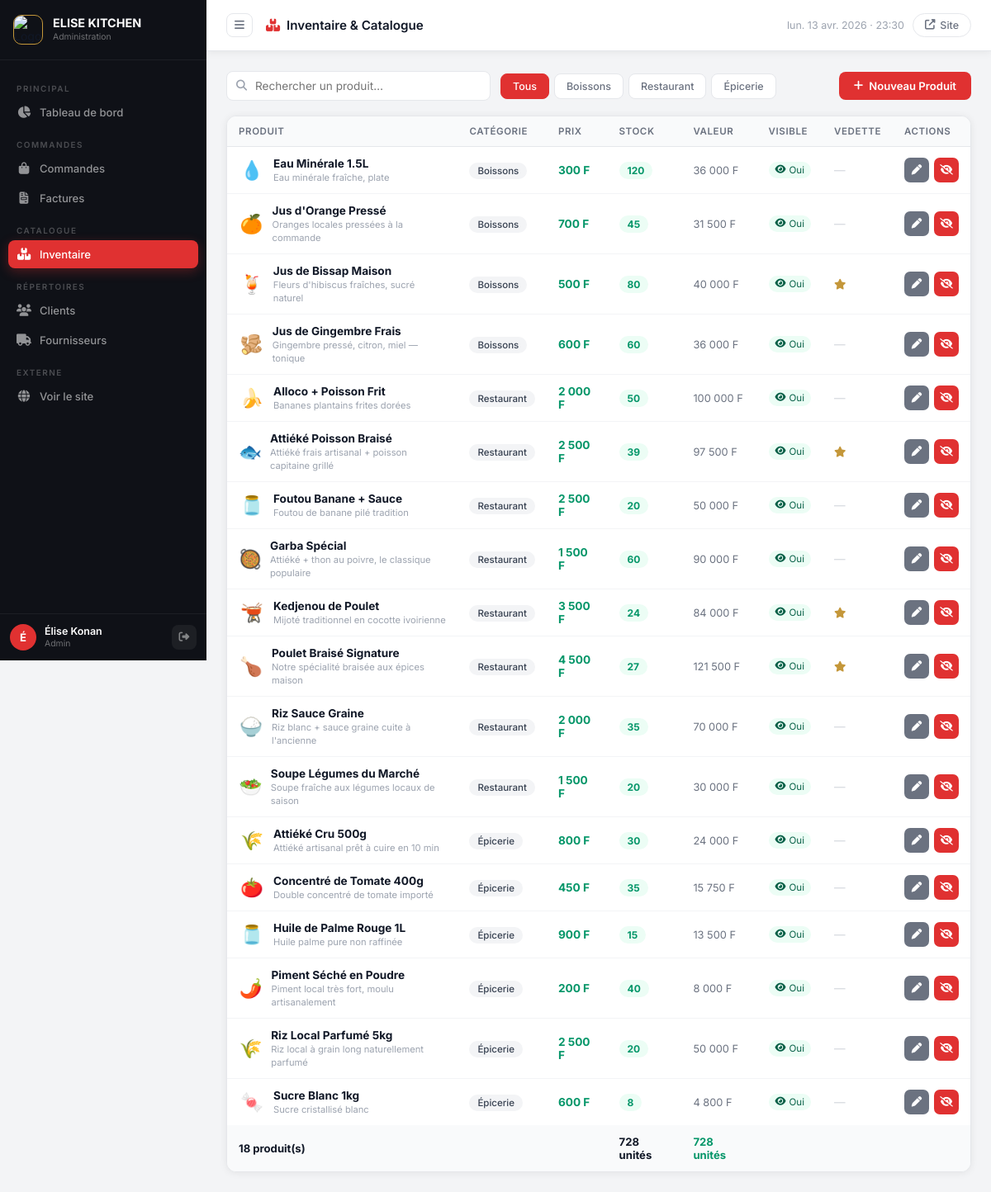
The page /admin/inventaire (signed in) on the database its author committed.
### tables this page shows
CREATE TABLE produits (
    id                INTEGER PRIMARY KEY AUTOINCREMENT,
    nom               TEXT NOT NULL,
    categorie         TEXT NOT NULL DEFAULT 'Restaurant',
    prix              REAL NOT NULL DEFAULT 0,
    quantite          INTEGER NOT NULL DEFAULT 0,
    description       TEXT,
    description_courte TEXT,
    emoji             TEXT DEFAULT '🍽️',
    disponible        INTEGER DEFAULT 1,
    en_vedette        INTEGER DEFAULT 0,
    temps_prep        INTEGER DEFAULT 20,
    created_at        TEXT DEFAULT (datetime('now','localtime'))
);

### app.py (the view)
@app.route('/admin/inventaire')
@login_required
def admin_inventaire():
    cat = request.args.get('cat', '')
    q   = request.args.get('q', '')
    sql = "SELECT * FROM produits WHERE 1=1"
    args = []
    if cat:
        sql += " AND categorie=?"; args.append(cat)
    if q:
        sql += " AND (nom LIKE ? OR description_courte LIKE ?)"; args += [f'%{q}%', f'%{q}%']
    sql += " ORDER BY categorie, nom"
    produits = qry(sql, args)
    categories = [r['categorie'] for r in qry("SELECT DISTINCT categorie FROM produits ORDER BY categorie")]
    return render_template('admin/inventaire.html', produits=produits, categories=categories, cat=cat, q=q)

### app.py (called while the page is built)
def get_db():
    if 'db' not in g:
        g.db = sqlite3.connect(
            app.config['DATABASE'],
            detect_types=sqlite3.PARSE_DECLTYPES
        )
        g.db.row_factory = sqlite3.Row
        g.db.execute("PRAGMA journal_mode=WAL")
        g.db.execute("PRAGMA foreign_keys=ON")
    return g.db

def qry(sql, args=(), one=False):
    cur = get_db().execute(sql, args)
    rows = [dict(r) for r in cur.fetchall()]
    return rows[0] if one and rows else (None if one else rows)

def login_required(f):
    @wraps(f)
    def deco(*a, **kw):
        if 'admin_id' not in session:
            flash("Veuillez vous connecter.", "warning")
            return redirect(url_for('admin_login'))
        return f(*a, **kw)
    return deco

@app.template_filter('fcfa')
def fcfa(v):
    try:
        return f"{float(v):,.0f}".replace(',', ' ')
    except Exception:
        return '0'

@app.context_processor
def inject_globals():
    ctx = {'nouvelles_commandes': 0, 'annee': datetime.now().year}
    if 'admin_id' in session:
        try:
            row = qry("SELECT COUNT(*) as n FROM commandes WHERE statut='nouvelle'", one=True)
            ctx['nouvelles_commandes'] = row['n'] if row else 0
        except Exception:
            pass
    return ctx

### templates/admin/inventaire.html (shortened to what this page needs)
{% extends "admin/base.html" %}
{% block page_title %}<i class="fas fa-boxes-stacked" style="color:#E03131;margin-right:8px;"></i>Inventaire & Catalogue{% endblock %}
{% block content %}
<div class="admin-toolbar">
    <div class="search-admin">
        <i class="fas fa-search"></i>
        <input type="text" id="searchInput" placeholder="Rechercher un produit…" value="{{ q }}">
    </div>
    <div class="filter-tabs">
        <a href="{{ url_for('admin_inventaire') }}" class="filter-tab {% if not cat %}active{% endif %}">Tous</a>
        {% for c in categories %}
        <a href="{{ url_for('admin_inventaire', cat=c) }}" class="filter-tab {% if cat == c %}active{% endif %}">{{ c }}</a>
        {% endfor %}
    </div>
    <a href="{{ url_for('admin_ajouter_produit') }}" class="btn-add"><i class="fas fa-plus"></i> Nouveau Produit</a>
</div>
<div class="panel">
    <div style="overflow-x:auto;">
        <table class="admin-table" id="inventaireTable">
            <thead>
                <tr><th>Produit</th><th>Catégorie</th><th>Prix</th><th>Stock</th><th>Valeur</th><th>Visible</th><th>Vedette</th><th>Actions</th></tr>
            </thead>
            <tbody>
                {% for p in produits %}
                <tr style="{% if p.quantite == 0 %}background:#FFF5F5;{% elif p.quantite < 5 %}background:#FFFBEB;{% endif %}">
                    <td>
                        <div style="display:flex;align-items:center;gap:10px;">
                            <span style="font-size:1.4rem;width:32px;text-align:center;">{{ p.emoji or '🍽️' }}</span>
                            <div>
                                <strong style="color:#111827;">{{ p.nom }}</strong>
                                {% if p.description_courte %}
                                <br><span style="font-size:.7rem;color:#9CA3AF;">{{ p.description_courte | truncate(45, True, '…') }}</span>
                                {% endif %}
                            </div>
                        </div>
                    </td>
                    <td><span style="background:#F3F4F6;color:#374151;padding:3px 10px;border-radius:100px;font-size:.72rem;font-weight:500;">{{ p.categorie }}</span></td>
                    <td style="font-weight:700;color:#059669;">{{ p.prix | fcfa }} F</td>
                    <td>
                        <span class="alert-qty {% if p.quantite == 0 %}qty-zero{% elif p.quantite < 5 %}qty-low{% else %}qty-ok{% endif %}">
                            {{ p.quantite }}
                        </span>
                    </td>
                    <td style="color:#6B7280;font-size:.8rem;">{{ (p.prix * p.quantite) | fcfa }} F</td>
                    <td>
                        <span style="display:inline-flex;align-items:center;gap:4px;font-size:.72rem;padding:3px 8px;border-radius:100px;
                            {% if p.disponible %}background:#ECFDF5;color:#065F46;{% else %}background:#F3F4F6;color:#9CA3AF;{% endif %}">
                            <i class="fas fa-{% if p.disponible %}eye{% else %}eye-slash{% endif %}"></i>
                            {{ 'Oui' if p.disponible else 'Non' }}
                        </span>
                    </td>
                    <td>
                        {% if p.en_vedette %}<span style="color:#C4973A;font-size:.8rem;"><i class="fas fa-star"></i></span>
                        {% else %}<span style="color:#D1D5DB;">—</span>{% endif %}
                    </td>
                    <td>
                        <div class="btn-acts">
                            <a href="{{ url_for('admin_modifier_produit', id=p.id) }}" class="btn-act btn-edit" title="Modifier"><i class="fas fa-pen"></i></a>
                            <a href="{{ url_for('admin_supprimer_produit', id=p.id) }}" class="btn-act btn-del" title="Désactiver"
                               onclick="return confirm('Désactiver {{ p.nom }} ?')"><i class="fas fa-eye-slash"></i></a>
                        </div>
                    </td>
                </tr>
                {% else %}
                <tr><td colspan="8" class="empty-admin"><i class="fas fa-box-open"></i><p>Aucun produit trouvé{% if q %} pour « {{ q }} »{% endif %}.</p></td></tr>
                {% endfor %}
            </tbody>
            {% if produits %}
            <tfoot>
                <tr>
                    <td colspan="2"><strong>{{ produits | length }} produit(s)</strong></td>
                    <td></td>
                    <td><strong>{{ produits | sum(attribute='quantite') }} unités</strong></td>
                    <td><strong style="color:#059669;">{{ (produits | sum(attribute='quantite')) | fcfa }} unités</strong></td>
                    <td colspan="3"></td>
                </tr>
            </tfoot>
            {% endif %}
        </table>
    </div>
</div>
{% endblock %}

### static/css/admin.css (style rules this page uses)
:root { --sidebar-bg: #0F1117; --sidebar-w: 250px; --topbar-h: 62px; --red: #E03131; --red-dk: #B91C1C; --red-lt: #FFF0F0; --gold: #C4973A; --content-bg: #F3F4F6; --white: #FFFFFF; --dark: #111827; --gray-50: #F9FAFB; --gray-100: #F3F4F6; --gray-200: #E5E7EB; --gray-400: #9CA3AF; --gray-600: #6B7280; --gray-700: #374151; --gray-800: #1F2937; --green: #059669; --blue: #2563EB; --orange: #D97706; --purple: #7C3AED; --radius: 12px; --radius-sm: 8px; --shadow: 0 1px 10px rgba(0,0,0,0.07); --shadow-md: 0 4px 20px rgba(0,0,0,0.1); }
*, *::before, *::after { box-sizing: border-box; margin: 0; padding: 0; }
body { font-family: 'Inter', sans-serif; background: var(--content-bg); color: var(--dark); min-height: 100vh; font-size: 0.875rem; -webkit-font-smoothing: antialiased; }
a { text-decoration: none; color: inherit; }
.panel { background: var(--white); border-radius: var(--radius); box-shadow: var(--shadow); border: 1px solid var(--gray-200); overflow: hidden; }
.admin-table { width: 100%; border-collapse: collapse; }
.admin-table thead th { padding: 11px 14px; background: var(--gray-50); font-size: 0.72rem; font-weight: 600; text-transform: uppercase; letter-spacing: 0.6px; color: var(--gray-600); text-align: left; border-bottom: 1px solid var(--gray-200); white-space: nowrap; }
.admin-table tbody td { padding: 12px 14px; border-bottom: 1px solid var(--gray-100); font-size: 0.85rem; vertical-align: middle; }
.admin-table tbody tr:last-child td { border-bottom: none; }
.admin-table tfoot td { padding: 12px 14px; background: var(--gray-50); font-weight: 600; font-size: 0.82rem; }
.btn-acts { display: flex; gap: 6px; align-items: center; }
.btn-act { width: 30px; height: 30px; border-radius: 7px; display: flex; align-items: center; justify-content: center; font-size: 0.78rem; cursor: pointer; transition: all 0.18s; border: none; text-decoration: none; color: white; flex-shrink: 0; }
.btn-edit { background: var(--gray-600); }
.btn-del { background: var(--red); }
.admin-toolbar { display: flex; align-items: center; gap: 12px; flex-wrap: wrap; margin-bottom: 18px; }
.search-admin { position: relative; flex: 1; min-width: 200px; max-width: 320px; }
.search-admin i { position: absolute; left: 12px; top: 50%; transform: translateY(-50%); color: var(--gray-400); font-size: 0.82rem; }
.search-admin input { width: 100%; padding: 9px 14px 9px 34px; border: 1px solid var(--gray-200); border-radius: var(--radius-sm); font-size: 0.85rem; background: var(--white); font-family: 'Inter', sans-serif; transition: all 0.2s; }
.filter-tabs { display: flex; gap: 6px; flex-wrap: wrap; }
.filter-tab { padding: 7px 14px; border-radius: var(--radius-sm); font-size: 0.78rem; font-weight: 500; border: 1px solid var(--gray-200); background: var(--white); color: var(--gray-600); cursor: pointer; transition: all 0.18s; text-decoration: none; white-space: nowrap; }
.filter-tab.active { background: var(--red); border-color: var(--red); color: white; }
.btn-add { display: inline-flex; align-items: center; gap: 7px; padding: 9px 18px; background: var(--red); color: white; border-radius: var(--radius-sm); font-size: 0.82rem; font-weight: 600; border: none; cursor: pointer; transition: all 0.2s; text-decoration: none; white-space: nowrap; margin-left: auto; }
.alert-qty { padding: 3px 10px; border-radius: 100px; font-size: 0.75rem; font-weight: 700; }
.qty-ok { background: #ecfdf5; color: var(--green); }

### rows shown on the page
produits: emoji "💧", nom "Eau Minérale 1.5L", description_courte "Eau minérale fraîche, plate", categorie "Boissons", prix|fcfa "300", quantite "120", (p.prix*p.quantite)|fcfa "36 000", disponible "Oui"
produits: emoji "🍊", nom "Jus d'Orange Pressé", description_courte "Oranges locales pressées à la commande", categorie "Boissons", prix|fcfa "700", quantite "45", (p.prix*p.quantite)|fcfa "31 500", disponible "Oui"
produits: emoji "🍹", nom "Jus de Bissap Maison", description_courte "Fleurs d'hibiscus fraîches, sucré naturel", categorie "Boissons", prix|fcfa "500", quantite "80", (p.prix*p.quantite)|fcfa "40 000", disponible "Oui", en_vedette 1 (drawn)
produits: emoji "🫚", nom "Jus de Gingembre Frais", description_courte "Gingembre pressé, citron, miel — tonique", categorie "Boissons", prix|fcfa "600", quantite "60", (p.prix*p.quantite)|fcfa "36 000", disponible "Oui"
produits: emoji "🍌", nom "Alloco + Poisson Frit", description_courte "Bananes plantains frites dorées", categorie "Restaurant", prix|fcfa "2 000", quantite "50", (p.prix*p.quantite)|fcfa "100 000", disponible "Oui"
produits: emoji "🐟", nom "Attiéké Poisson Braisé", description_courte "Attiéké frais artisanal + poisson capitaine grillé", categorie "Restaurant", prix|fcfa "2 500", quantite "39", (p.prix*p.quantite)|fcfa "97 500", disponible "Oui", en_vedette 1 (drawn)
produits: emoji "🫙", nom "Foutou Banane + Sauce", description_courte "Foutou de banane pilé tradition", categorie "Restaurant", prix|fcfa "2 500", quantite "20", (p.prix*p.quantite)|fcfa "50 000", disponible "Oui"
produits: emoji "🥘", nom "Garba Spécial", description_courte "Attiéké + thon au poivre, le classique populaire", categorie "Restaurant", prix|fcfa "1 500", quantite "60", (p.prix*p.quantite)|fcfa "90 000", disponible "Oui"
produits: emoji "🫕", nom "Kedjenou de Poulet", description_courte "Mijoté traditionnel en cocotte ivoirienne", categorie "Restaurant", prix|fcfa "3 500", quantite "24", (p.prix*p.quantite)|fcfa "84 000", disponible "Oui", en_vedette 1 (drawn)
produits: emoji "🍗", nom "Poulet Braisé Signature", description_courte "Notre spécialité braisée aux épices maison", categorie "Restaurant", prix|fcfa "4 500", quantite "27", (p.prix*p.quantite)|fcfa "121 500", disponible "Oui", en_vedette 1 (drawn)
produits: emoji "🍚", nom "Riz Sauce Graine", description_courte "Riz blanc + sauce graine cuite à l'ancienne", categorie "Restaurant", prix|fcfa "2 000", quantite "35", (p.prix*p.quantite)|fcfa "70 000", disponible "Oui"
produits: emoji "🥗", nom "Soupe Légumes du Marché", description_courte "Soupe fraîche aux légumes locaux de saison", categorie "Restaurant", prix|fcfa "1 500", quantite "20", (p.prix*p.quantite)|fcfa "30 000", disponible "Oui"
produits: emoji "🌾", nom "Attiéké Cru 500g", description_courte "Attiéké artisanal prêt à cuire en 10 min", categorie "Épicerie", prix|fcfa "800", quantite "30", (p.prix*p.quantite)|fcfa "24 000", disponible "Oui"
produits: emoji "🍅", nom "Concentré de Tomate 400g", description_courte "Double concentré de tomate importé", categorie "Épicerie", prix|fcfa "450", quantite "35", (p.prix*p.quantite)|fcfa "15 750", disponible "Oui"
produits: emoji "🫙", nom "Huile de Palme Rouge 1L", description_courte "Huile palme pure non raffinée", categorie "Épicerie", prix|fcfa "900", quantite "15", (p.prix*p.quantite)|fcfa "13 500", disponible "Oui"
produits: emoji "🌶️", nom "Piment Séché en Poudre", description_courte "Piment local très fort, moulu artisanalement", categorie "Épicerie", prix|fcfa "200", quantite "40", (p.prix*p.quantite)|fcfa "8 000", disponible "Oui"
produits: emoji "🌾", nom "Riz Local Parfumé 5kg", description_courte "Riz local à grain long naturellement parfumé", categorie "Épicerie", prix|fcfa "2 500", quantite "20", (p.prix*p.quantite)|fcfa "50 000", disponible "Oui"
produits: emoji "🍬", nom "Sucre Blanc 1kg", description_courte "Sucre cristallisé blanc", categorie "Épicerie", prix|fcfa "600", quantite "8", (p.prix*p.quantite)|fcfa "4 800", disponible "Oui"

### other values the page prints
{{ session.get('admin_nom', 'A')[0].upper() }} "É"
{{ session.get('admin_nom', 'Admin') }} "Élise Konan"
{{ session.get('admin_role', '') }} "Admin"
{{ c }} "Boissons" "Restaurant" "Épicerie"
{{ produits | length }} "18"
{{ produits | sum(attribute='quantite') }} "728"
{{ (produits | sum(attribute='quantite')) | fcfa }} "728"
